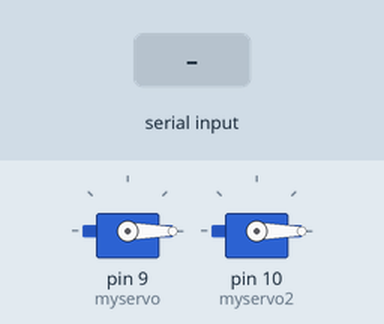
Bench run of a sketch on a simulated Arduino Uno, built with avr-gcc and run on an emulated ATmega328P. Parts: 2 × servo. The test bench sets the inputs (shaded band).

Above: at 1.2 s.
1.3 s: "1" received over Serial
At 2.2 s:
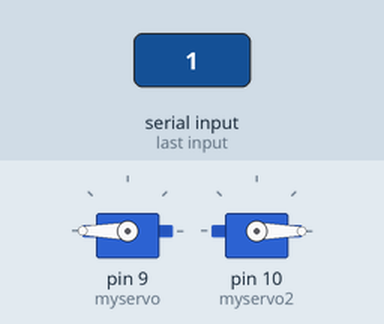
2.8 s: "4" received over Serial
At 3.3 s:
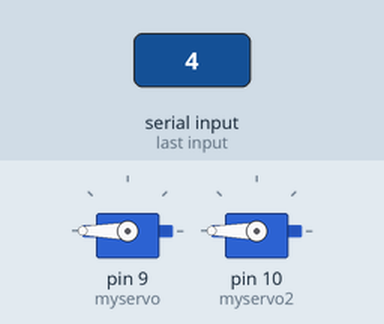
4.3 s: "2" received over Serial
At 5.5 s:
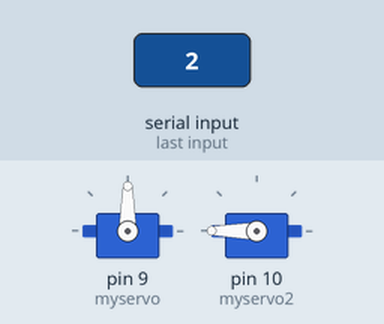
5.8 s: "5" received over Serial
At 6.8 s:
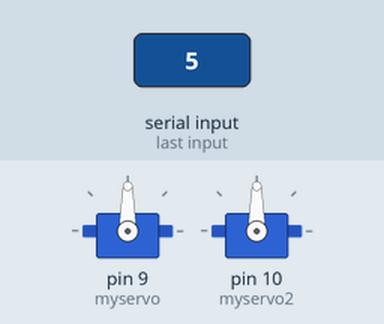
7.3 s: "3" received over Serial
At 7.9 s:
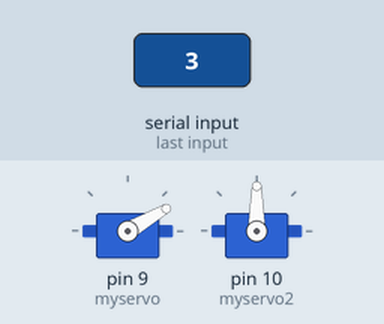
8.8 s: "6" received over Serial
At 9.1 s:
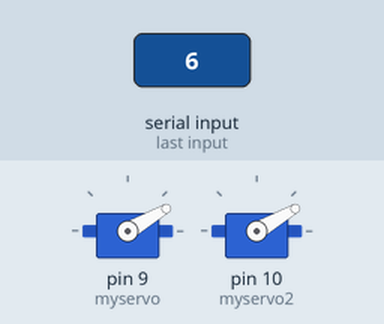
Timing chart, 0 to 11.3 s (numbered marks = the images above; inputs shaded):
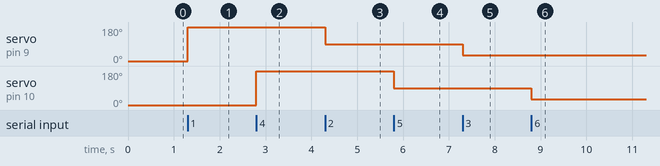

The sketch:

servokontrol.ino
```cpp
#include <Servo.h> // Servomotor kütüphanesi.
Servo myservo;
Servo myservo2;
int t; //Seri porttan okunan değişken
void setup() {
  myservo.attach(9);
    myservo2.attach(10);
  myservo.write(0); // Başlangıç pozisyonları sıfır olarak belirlendi.
    myservo2.write(0);
   Serial.begin(9600);
}

void loop() {

   if (Serial.available() > 0)
   {
      t=Serial.read(); // Seriporttan okunan deger.
      if(t== 'd')
      {
        myservo.write(0);
        myservo2.write(0);
      }
      if(t == '1') // 1.Motor 1.Pozisyon.
      {
         myservo.write(180);
      }

      if(t == '4') // 2.Motor 1.Pozisyon.
      {

         myservo2.write(180);
      }
       if(t == '2') // 1.Motor 2.Pozisyon.
      {
         myservo.write(90);
      }
       if(t == '5') // 2.Motor 2.Pozisyon.
      {

         myservo2.write(90);
      }
       if(t == '3') // 1.Motor 3.Pozisyon.
      {
         myservo.write(30);
      }
          if(t == '6') // 2.Motor 3.Pozisyon.
      {

         myservo2.write(30);
      }
}
}
```

Measured:
- after the input at 1.3 s, servo on pin 9 (myservo): 0° → 180° at once
- after the input at 2.8 s, servo on pin 10 (myservo2): 0° → 180° at once
- after the input at 4.3 s, servo on pin 9 (myservo): 180° → 90° at once
- after the input at 5.8 s, servo on pin 10 (myservo2): 180° → 90° at once
- after the input at 7.3 s, servo on pin 9 (myservo): 90° → 30° at once
- after the input at 8.8 s, servo on pin 10 (myservo2): 90° → 30° at once
